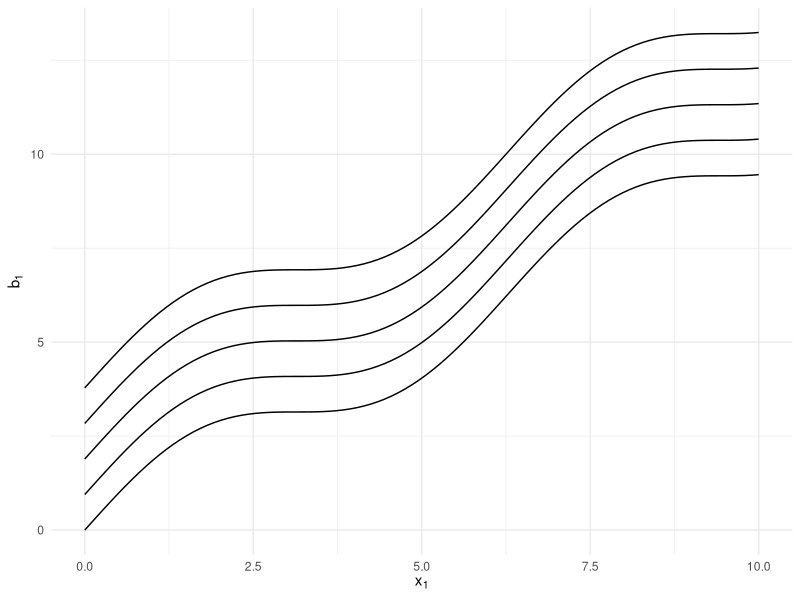
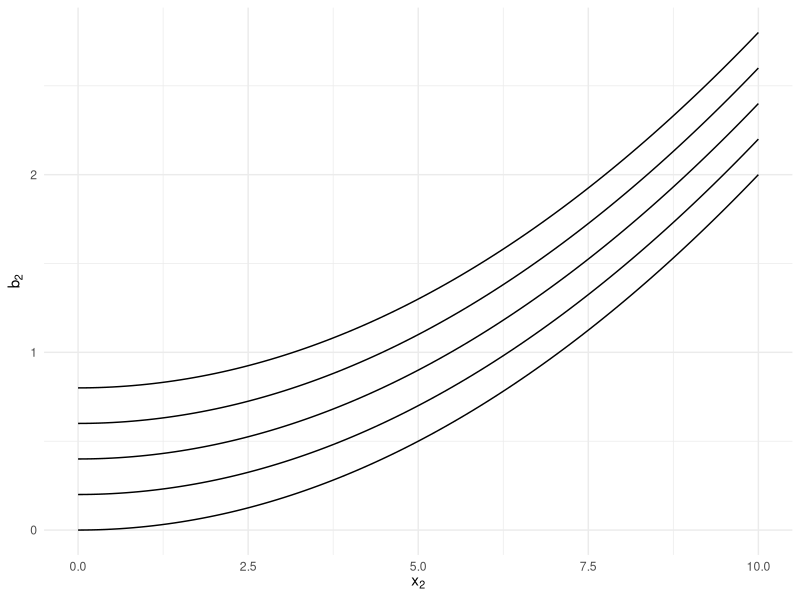
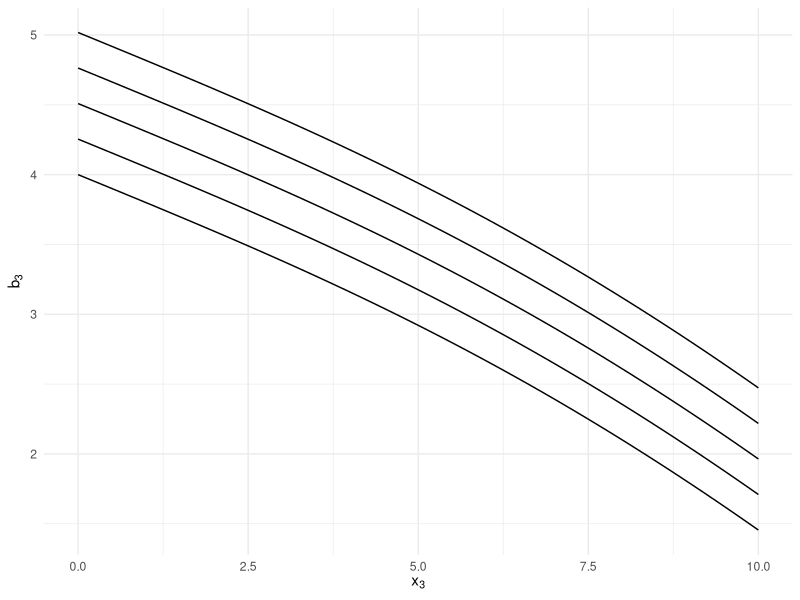
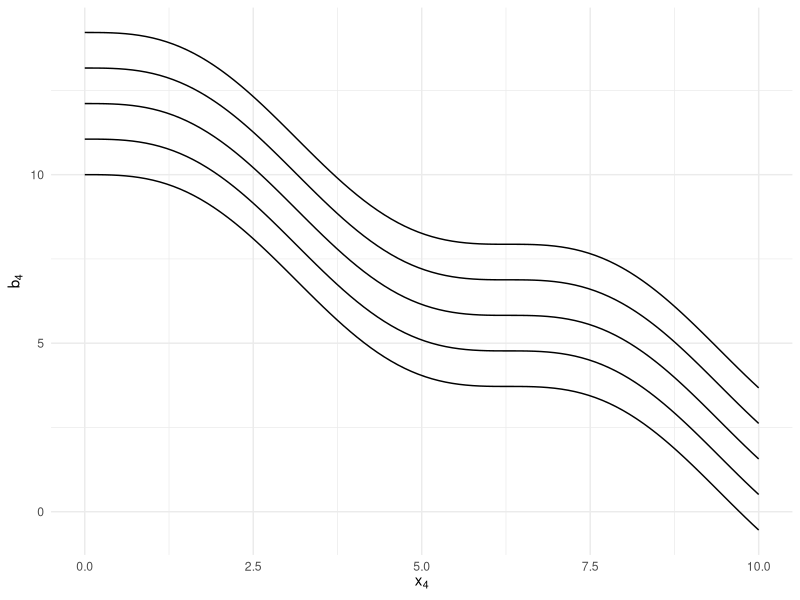
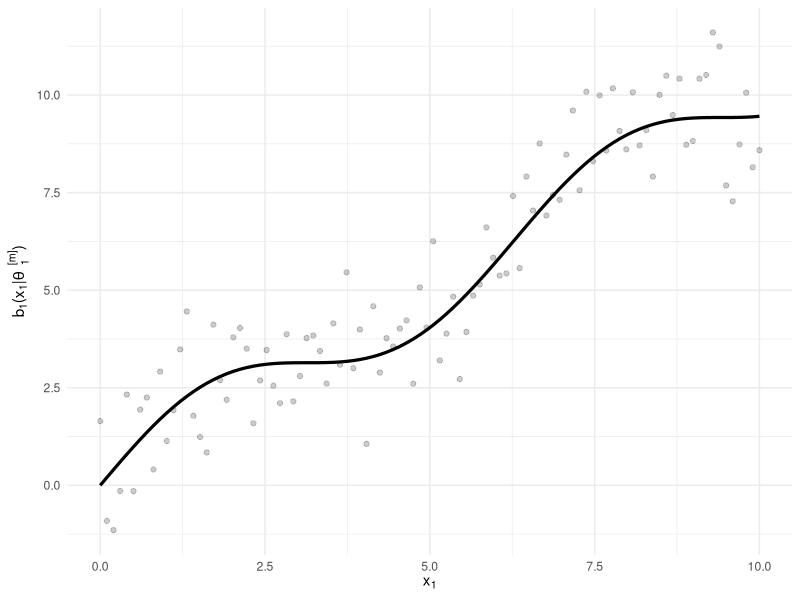
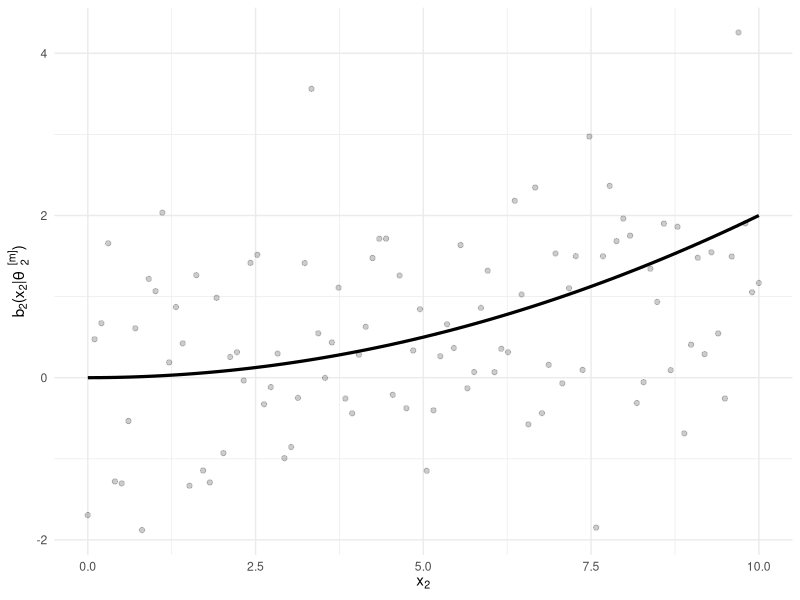
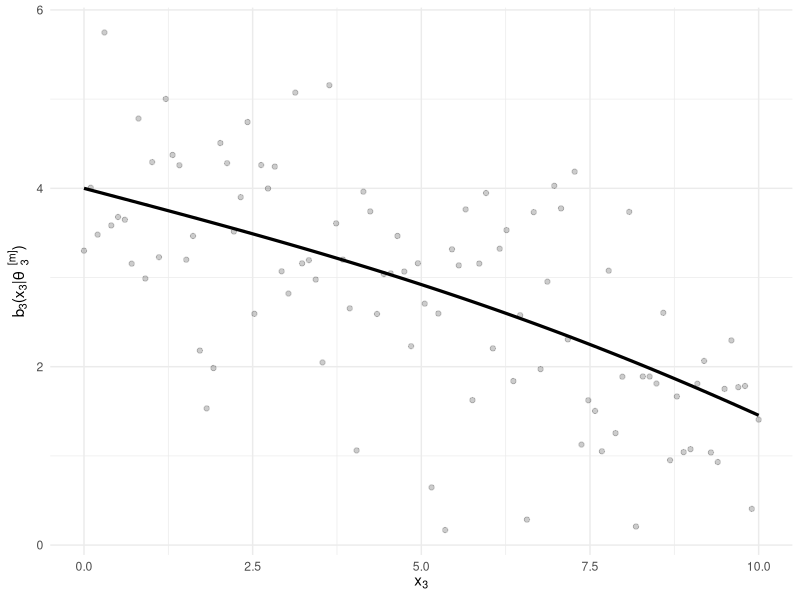

R code for these plots, in order:
library(ggplot2)
library(patchwork)

x = seq(0, 10, len = 100)
yshift = seq(0, 0.4, len = 5)

fs = list(
  f1 = function(x) x + sin(x),
  f2 = function(x) 0.02 * x^2,
  f3 = function(x) 4 - 0.3 * x + 0.5 * sin(0.2 * x),
  f4 = function(x) 10 - x + sin(x))

invisible(lapply(seq_along(fs), function(i) {
  f = fs[[i]]
  y = f(x)
  dat = do.call(rbind, lapply(yshift, function(ys) {
    r = max(y) - min(y)
    data.frame(y = y + ys * r, x = x, yshift = ys)
  }))
  xl = sprintf("expression(x[%s])", i)
  yl = sprintf("expression(b[%s])", i)
  gg = ggplot(dat, aes(x = x, y = y, group = as.factor(yshift))) +
    geom_line() +
    theme_minimal() +
    xlab(eval(parse(text = xl))) +
    ylab(eval(parse(text = yl)))
  ggsave(sprintf("boosting-cwb-blpool%s.png", i), gg, width = 1.9, height = 1.3)
}))

set.seed(31415)
gg1 = ggplot() +
  geom_point(aes(x = x, y = fs[[1]](x) + rnorm(length(x), 0, 1)), alpha = 0.2) +
  geom_line(aes(x = x, y = fs[[1]](x)), linewidth = 1.1) +
  xlab(expression(x[1])) +
  ylab(expression(paste(b[1], "(", x[1], "|", theta["  1"]^"  [m]", ")"))) +
  theme_minimal()

ggsave("boosting-cwb-bl1-points.png", gg1, width = 1.9, height = 1.3)

gg1 = ggplot() +
  geom_point(aes(x = x, y = fs[[2]](x) + rnorm(length(x), 0, 1)), alpha = 0.2) +
  geom_line(aes(x = x, y = fs[[2]](x)), linewidth = 1.1) +
  xlab(expression(x[2])) +
  ylab(expression(paste(b[2], "(", x[2], "|", theta["  2"]^"  [m]", ")"))) +
  theme_minimal()

ggsave("boosting-cwb-bl2-points.png", gg1, width = 1.9, height = 1.3)

gg1 = ggplot() +
  geom_point(aes(x = x, y = fs[[3]](x) + rnorm(length(x), 0, 1)), alpha = 0.2) +
  geom_line(aes(x = x, y = fs[[3]](x)), linewidth = 1.1) +
  xlab(expression(x[3])) +
  ylab(expression(paste(b[3], "(", x[3], "|", theta["  3"]^"  [m]", ")"))) +
  theme_minimal()

ggsave("boosting-cwb-bl3-points.png", gg1, width = 1.9, height = 1.3)

